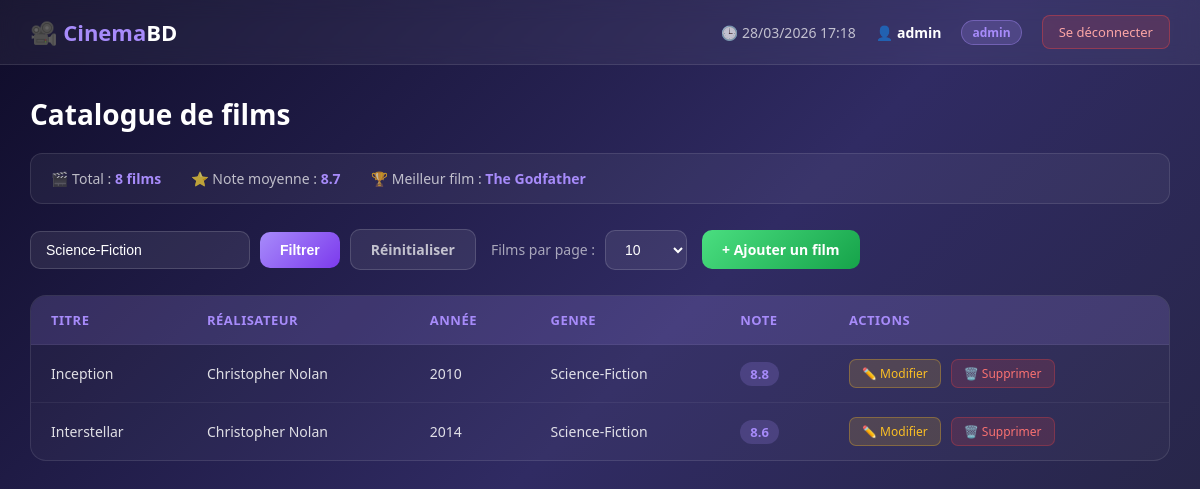
Page /catalogue.php?genre=Science-Fiction (signed in) on the committed database.
### tables this page shows
CREATE TABLE IF NOT EXISTS films (
    id          INT(11)        NOT NULL AUTO_INCREMENT,
    titre       VARCHAR(150)   NOT NULL,
    realisateur VARCHAR(100)   NOT NULL,
    annee       INT(4)         NOT NULL,
    genre       VARCHAR(50)    NOT NULL,
    note        DECIMAL(3,1)   NOT NULL,
    PRIMARY KEY (id)
);

### Film.php (called while the page is built, shortened)
<?php
class Film {
    private int $id;
    private string $titre;
    private string $realisateur;
    private int $annee;
    private string $genre;
    private float $note;
    public function __construct(
        string $titre,
        string $realisateur,
        int $annee,
        string $genre,
        float $note,
        int $id = 0
    ) {
        $this->titre       = $titre;
        $this->realisateur = $realisateur;
        $this->annee       = $annee;
        $this->genre       = $genre;
        $this->note        = $note;
        $this->id          = $id;
    }
    public function getId(): int             { return $this->id; }
    public function getTitre(): string       { return $this->titre; }
    public function getRealisateur(): string { return $this->realisateur; }
    public function getAnnee(): int          { return $this->annee; }
    public function getGenre(): string       { return $this->genre; }
    public function getNote(): float         { return $this->note; }
    public static function getByGenre(PDO $pdo, string $genre): array {
        $stmt = $pdo->prepare("SELECT * FROM films WHERE genre = :genre ORDER BY note DESC");
        $stmt->bindValue(':genre', $genre, PDO::PARAM_STR);
        $stmt->execute();
        $films = [];
        while ($row = $stmt->fetch(PDO::FETCH_ASSOC)) {
            $films[] = new Film(
                $row['titre'], $row['realisateur'],
                (int)$row['annee'], $row['genre'],
                (float)$row['note'], (int)$row['id']
            );
        }
        return $films;
    }
    public function getStats(PDO $pdo): array {
        $sql = "SELECT COUNT(*) AS total, ROUND(AVG(note),1) AS note_moyenne,
                (SELECT titre FROM films ORDER BY note DESC LIMIT 1) AS meilleur_film
                FROM films";
        $stmt = $pdo->query($sql);
        $row  = $stmt->fetch(PDO::FETCH_ASSOC);
        return [
            'total'         => (int)$row['total'],
            'note_moyenne'  => (float)$row['note_moyenne'],
            'meilleur_film' => $row['meilleur_film'],
        ];
    }
}

### Auth.php (called while the page is built, shortened)
<?php
class Auth {
    public static function isAdmin(): bool {
        return isset($_SESSION['role']) && $_SESSION['role'] === 'admin';
    }
}

### catalogue.php (the view, shortened to what this page needs)
<?php
require_once 'connexion.php';
require_once 'Film.php';
require_once 'Auth.php';
$pdo  = getConnexion();
$film = new Film('', '', 0, '', 0.0);
if (isset($_GET['par_page'])) {
    $parPage = (int)$_GET['par_page'];
    setcookie('film_par_page', $parPage, time() + 30 * 24 * 3600);
} else {
    $parPage = isset($_COOKIE['film_par_page']) ? (int)$_COOKIE['film_par_page'] : 10;
}
$stats = $film->getStats($pdo);
$genreFiltre = trim($_GET['genre'] ?? '');
$films = $genreFiltre !== '' ? Film::getByGenre($pdo, $genreFiltre) : $film->getAll($pdo);
if ($parPage > 0) {
    $films = array_slice($films, 0, $parPage);
}
?>
<!DOCTYPE html>
<html lang="fr">
<head>
</head>
<body>
<div class="navbar">
    <div class="brand">🎥 <span>Cinema</span>BD</div>
    <div class="user-info">
        <?php if (isset($_COOKIE['derniere_connexion'])): ?>
            <span>🕒 <?= htmlspecialchars($_COOKIE['derniere_connexion']) ?></span>
        <?php endif; ?>
        <span>👤 <strong><?= htmlspecialchars($_SESSION['utilisateur']) ?></strong></span>
        <span class="role-badge <?= ($_SESSION['role'] ?? '') === 'visiteur' ? 'visiteur' : '' ?>">
            <?= htmlspecialchars($_SESSION['role'] ?? 'visiteur') ?>
        </span>
        <a href="logout.php" class="btn-logout">Se déconnecter</a>
    </div>
</div>
<div class="main">
    <h1 style="font-size:28px; margin-bottom:20px;">Catalogue de films</h1>
    <div class="stats-bar">
        <span>🎬 Total : <strong><?= $stats['total'] ?> films</strong></span>
        <span>⭐ Note moyenne : <strong><?= $stats['note_moyenne'] ?></strong></span>
        <span>🏆 Meilleur film : <strong><?= htmlspecialchars($stats['meilleur_film'] ?? '–') ?></strong></span>
    </div>
    <div class="controls">
        <form method="GET" style="display:flex; gap:10px; align-items:center;">
            <input type="text" name="genre" value="<?= htmlspecialchars($genreFiltre) ?>" placeholder="Filtrer par genre...">
            <button type="submit" class="btn btn-primary">Filtrer</button>
            <?php if ($genreFiltre): ?>
                <a href="catalogue.php" class="btn btn-secondary">Réinitialiser</a>
            <?php endif; ?>
        </form>
        <form method="GET" style="display:flex; gap:10px; align-items:center;">
            <label style="font-size:14px; color:rgba(255,255,255,0.6);">Films par page :</label>
            <select name="par_page" onchange="this.form.submit()">
                <option value="10" <?= $parPage == 10 ? 'selected' : '' ?>>10</option>
            </select>
        </form>
        <?php if (Auth::isAdmin()): ?>
            <a href="ajout.php" class="btn btn-add">+ Ajouter un film</a>
        <?php endif; ?>
    </div>
    <div class="table-wrapper">
        <?php if (empty($films)): ?>
            <div class="empty-msg">🎞️ Aucun film trouvé.</div>
        <?php else: ?>
        <table>
            <thead>
                <tr>
                    <th>Titre</th>
                    <th>Réalisateur</th>
                    <th>Année</th>
                    <th>Genre</th>
                    <th>Note</th>
                    <?php if (Auth::isAdmin()): ?><th>Actions</th><?php endif; ?>
                </tr>
            </thead>
            <tbody>
            <?php foreach ($films as $f): ?>
                <tr>
                    <td><?= htmlspecialchars($f->getTitre()) ?></td>
                    <td><?= htmlspecialchars($f->getRealisateur()) ?></td>
                    <td><?= $f->getAnnee() ?></td>
                    <td><?= htmlspecialchars($f->getGenre()) ?></td>
                    <td><span class="note-badge"><?= $f->getNote() ?></span></td>
                    <?php if (Auth::isAdmin()): ?>
                    <td>
                        <div class="action-links">
                            <a href="modifierFilm.php?id=<?= $f->getId() ?>" class="btn-edit">✏️ Modifier</a>
                            <a href="supprimerFilm.php?id=<?= $f->getId() ?>"
                               onclick="return confirm('Supprimer ce film ?')" class="btn-delete">🗑️ Supprimer</a>
                        </div>
                    </td>
                    <?php endif; ?>
                </tr>
            <?php endforeach; ?>
            </tbody>
        </table>
        <?php endif; ?>
    </div>
</div>
</body>
</html>

### catalogue.php (style rules this page uses)
* { margin: 0; padding: 0; box-sizing: border-box; }
body { min-height: 100vh; background: linear-gradient(135deg, #0f0c29, #302b63, #24243e); font-family: 'Segoe UI', sans-serif; color: white; }
.navbar { background: rgba(255,255,255,0.05); backdrop-filter: blur(10px); border-bottom: 1px solid rgba(255,255,255,0.1); padding: 15px 30px; display: flex; justify-content: space-between; align-items: center; }
.navbar .brand { font-size: 22px; font-weight: 700; }
.navbar .brand span { color: #a78bfa; }
.navbar .user-info { display: flex; align-items: center; gap: 20px; font-size: 14px; color: rgba(255,255,255,0.7); }
.navbar .user-info strong { color: white; }
.role-badge { background: rgba(167,139,250,0.2); border: 1px solid rgba(167,139,250,0.4); color: #a78bfa; padding: 3px 10px; border-radius: 20px; font-size: 12px; font-weight: 600; }
.btn-logout { background: rgba(239,68,68,0.15); border: 1px solid rgba(239,68,68,0.4); color: #fca5a5; padding: 7px 16px; border-radius: 8px; text-decoration: none; font-size: 13px; transition: all 0.2s; }
.main { padding: 30px; max-width: 1200px; margin: 0 auto; }
.stats-bar { background: rgba(255,255,255,0.05); border: 1px solid rgba(255,255,255,0.1); border-radius: 12px; padding: 15px 20px; margin-bottom: 25px; display: flex; gap: 30px; font-size: 14px; color: rgba(255,255,255,0.7); }
.stats-bar strong { color: #a78bfa; }
.controls { display: flex; gap: 15px; align-items: center; margin-bottom: 25px; flex-wrap: wrap; }
.controls input[type="text"] { background: rgba(255,255,255,0.08); border: 1px solid rgba(255,255,255,0.15); border-radius: 10px; color: white; padding: 10px 15px; font-size: 14px; outline: none; width: 220px; }
.controls input[type="text"]::placeholder { color: rgba(255,255,255,0.3); }
.controls select { background: rgba(255,255,255,0.08); border: 1px solid rgba(255,255,255,0.15); border-radius: 10px; color: white; padding: 10px 15px; font-size: 14px; outline: none; cursor: pointer; }
.controls select option { background: #302b63; }
.btn { padding: 10px 20px; border-radius: 10px; border: none; font-size: 14px; font-weight: 600; cursor: pointer; text-decoration: none; display: inline-block; transition: all 0.2s; }
.btn-primary { background: linear-gradient(135deg, #a78bfa, #7c3aed); color: white; }
.btn-secondary { background: rgba(255,255,255,0.08); border: 1px solid rgba(255,255,255,0.15); color: rgba(255,255,255,0.7); }
.btn-add { background: linear-gradient(135deg, #4ade80, #16a34a); color: white; }
.table-wrapper { background: rgba(255,255,255,0.03); border: 1px solid rgba(255,255,255,0.1); border-radius: 16px; overflow: hidden; }
table { width: 100%; border-collapse: collapse; }
thead { background: rgba(167,139,250,0.15); }
thead th { padding: 15px 20px; text-align: left; font-size: 13px; font-weight: 600; color: #a78bfa; text-transform: uppercase; letter-spacing: 0.5px; }
tbody tr { border-top: 1px solid rgba(255,255,255,0.06); transition: background 0.2s; }
tbody td { padding: 14px 20px; font-size: 14px; color: rgba(255,255,255,0.85); }
.note-badge { background: rgba(167,139,250,0.2); color: #a78bfa; padding: 3px 10px; border-radius: 20px; font-weight: 700; font-size: 13px; }
.action-links { display: flex; gap: 10px; }
.btn-edit { background: rgba(251,191,36,0.15); border: 1px solid rgba(251,191,36,0.3); color: #fbbf24; padding: 5px 12px; border-radius: 7px; text-decoration: none; font-size: 12px; transition: all 0.2s; }
.btn-delete { background: rgba(239,68,68,0.15); border: 1px solid rgba(239,68,68,0.3); color: #f87171; padding: 5px 12px; border-radius: 7px; text-decoration: none; font-size: 12px; transition: all 0.2s; }

### rows in the picture
films: titre "Inception", realisateur "Christopher Nolan", annee "2010", genre "Science-Fiction", note "8.8"
films: titre "Interstellar", realisateur "Christopher Nolan", annee "2014", genre "Science-Fiction", note "8.6"

### other values in the picture
$_COOKIE['derniere_connexion'] "28/03/2026 17:18"
$_SESSION['utilisateur'] "admin"
$_SESSION['role'] "admin"
$stats['total'] "8"
$stats['note_moyenne'] "8.7"
$stats['meilleur_film'] "The Godfather"
